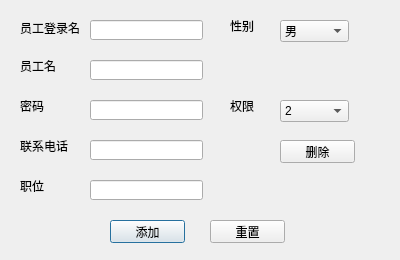
<?xml version="1.0" encoding="UTF-8"?>
<ui version="4.0">
 <class>AddPersonDialog</class>
 <widget class="QDialog" name="AddPersonDialog">
  <property name="geometry">
   <rect>
    <x>0</x>
    <y>0</y>
    <width>400</width>
    <height>260</height>
   </rect>
  </property>
  <property name="windowTitle">
   <string>添加员工</string>
  </property>
  <widget class="QLabel" name="txtAddUid">
   <property name="geometry">
    <rect>
     <x>20</x>
     <y>20</y>
     <width>71</width>
     <height>16</height>
    </rect>
   </property>
   <property name="text">
    <string>员工登录名</string>
   </property>
   <property name="buddy">
    <cstring>edtAddUid</cstring>
   </property>
  </widget>
  <widget class="QLabel" name="txtAddUserName">
   <property name="geometry">
    <rect>
     <x>20</x>
     <y>60</y>
     <width>54</width>
     <height>12</height>
    </rect>
   </property>
   <property name="text">
    <string>员工名</string>
   </property>
   <property name="buddy">
    <cstring>edtAddUserName</cstring>
   </property>
  </widget>
  <widget class="QLabel" name="txtAddPassword">
   <property name="geometry">
    <rect>
     <x>20</x>
     <y>100</y>
     <width>54</width>
     <height>12</height>
    </rect>
   </property>
   <property name="text">
    <string>密码</string>
   </property>
   <property name="buddy">
    <cstring>edtAddPassword</cstring>
   </property>
  </widget>
  <widget class="QLabel" name="txtAddSex">
   <property name="geometry">
    <rect>
     <x>230</x>
     <y>20</y>
     <width>54</width>
     <height>12</height>
    </rect>
   </property>
   <property name="text">
    <string>性别</string>
   </property>
   <property name="buddy">
    <cstring>boxAddSex</cstring>
   </property>
  </widget>
  <widget class="QLineEdit" name="edtAddUid">
   <property name="geometry">
    <rect>
     <x>90</x>
     <y>20</y>
     <width>113</width>
     <height>20</height>
    </rect>
   </property>
  </widget>
  <widget class="QLineEdit" name="edtAddUserName">
   <property name="geometry">
    <rect>
     <x>90</x>
     <y>60</y>
     <width>113</width>
     <height>20</height>
    </rect>
   </property>
  </widget>
  <widget class="QLineEdit" name="edtAddPassword">
   <property name="geometry">
    <rect>
     <x>90</x>
     <y>100</y>
     <width>113</width>
     <height>20</height>
    </rect>
   </property>
  </widget>
  <widget class="QComboBox" name="boxAddSex">
   <property name="geometry">
    <rect>
     <x>280</x>
     <y>20</y>
     <width>69</width>
     <height>22</height>
    </rect>
   </property>
   <item>
    <property name="text">
     <string>男</string>
    </property>
   </item>
   <item>
    <property name="text">
     <string>女</string>
    </property>
   </item>
  </widget>
  <widget class="QLabel" name="txtAddStatus">
   <property name="geometry">
    <rect>
     <x>20</x>
     <y>180</y>
     <width>54</width>
     <height>12</height>
    </rect>
   </property>
   <property name="text">
    <string>职位</string>
   </property>
  </widget>
  <widget class="QLabel" name="txtAddPower">
   <property name="geometry">
    <rect>
     <x>230</x>
     <y>100</y>
     <width>54</width>
     <height>12</height>
    </rect>
   </property>
   <property name="text">
    <string>权限</string>
   </property>
  </widget>
  <widget class="QLineEdit" name="edtAddStatus">
   <property name="geometry">
    <rect>
     <x>90</x>
     <y>180</y>
     <width>113</width>
     <height>20</height>
    </rect>
   </property>
  </widget>
  <widget class="QComboBox" name="boxAddPower">
   <property name="geometry">
    <rect>
     <x>280</x>
     <y>100</y>
     <width>69</width>
     <height>22</height>
    </rect>
   </property>
   <item>
    <property name="text">
     <string>2</string>
    </property>
   </item>
   <item>
    <property name="text">
     <string>3</string>
    </property>
   </item>
  </widget>
  <widget class="QPushButton" name="btnAdd">
   <property name="geometry">
    <rect>
     <x>110</x>
     <y>220</y>
     <width>75</width>
     <height>23</height>
    </rect>
   </property>
   <property name="text">
    <string>添加</string>
   </property>
  </widget>
  <widget class="QPushButton" name="btnReset">
   <property name="geometry">
    <rect>
     <x>210</x>
     <y>220</y>
     <width>75</width>
     <height>23</height>
    </rect>
   </property>
   <property name="text">
    <string>重置</string>
   </property>
  </widget>
  <widget class="QPushButton" name="btnDelete">
   <property name="geometry">
    <rect>
     <x>280</x>
     <y>140</y>
     <width>75</width>
     <height>23</height>
    </rect>
   </property>
   <property name="text">
    <string>删除</string>
   </property>
  </widget>
  <widget class="QLineEdit" name="edtTele">
   <property name="geometry">
    <rect>
     <x>90</x>
     <y>140</y>
     <width>113</width>
     <height>20</height>
    </rect>
   </property>
   <property name="text">
    <string/>
   </property>
  </widget>
  <widget class="QLabel" name="txtTele">
   <property name="geometry">
    <rect>
     <x>20</x>
     <y>140</y>
     <width>54</width>
     <height>12</height>
    </rect>
   </property>
   <property name="text">
    <string>联系电话</string>
   </property>
  </widget>
 </widget>
 <tabstops>
  <tabstop>edtAddUid</tabstop>
  <tabstop>edtAddUserName</tabstop>
  <tabstop>edtAddPassword</tabstop>
  <tabstop>edtAddStatus</tabstop>
  <tabstop>boxAddSex</tabstop>
  <tabstop>boxAddPower</tabstop>
  <tabstop>btnAdd</tabstop>
  <tabstop>btnReset</tabstop>
  <tabstop>btnDelete</tabstop>
 </tabstops>
 <resources/>
 <connections>
  <connection>
   <sender>btnAdd</sender>
   <signal>clicked()</signal>
   <receiver>AddPersonDialog</receiver>
   <slot>addPerson()</slot>
   <hints>
    <hint type="sourcelabel">
     <x>147</x>
     <y>191</y>
    </hint>
    <hint type="destinationlabel">
     <x>199</x>
     <y>112</y>
    </hint>
   </hints>
  </connection>
  <connection>
   <sender>btnReset</sender>
   <signal>clicked()</signal>
   <receiver>AddPersonDialog</receiver>
   <slot>reset()</slot>
   <hints>
    <hint type="sourcelabel">
     <x>247</x>
     <y>191</y>
    </hint>
    <hint type="destinationlabel">
     <x>199</x>
     <y>112</y>
    </hint>
   </hints>
  </connection>
  <connection>
   <sender>btnDelete</sender>
   <signal>clicked()</signal>
   <receiver>AddPersonDialog</receiver>
   <slot>stDelete()</slot>
   <hints>
    <hint type="sourcelabel">
     <x>317</x>
     <y>151</y>
    </hint>
    <hint type="destinationlabel">
     <x>199</x>
     <y>112</y>
    </hint>
   </hints>
  </connection>
 </connections>
 <slots>
  <slot>addPerson()</slot>
  <slot>reset()</slot>
  <slot>stDelete()</slot>
 </slots>
</ui>
